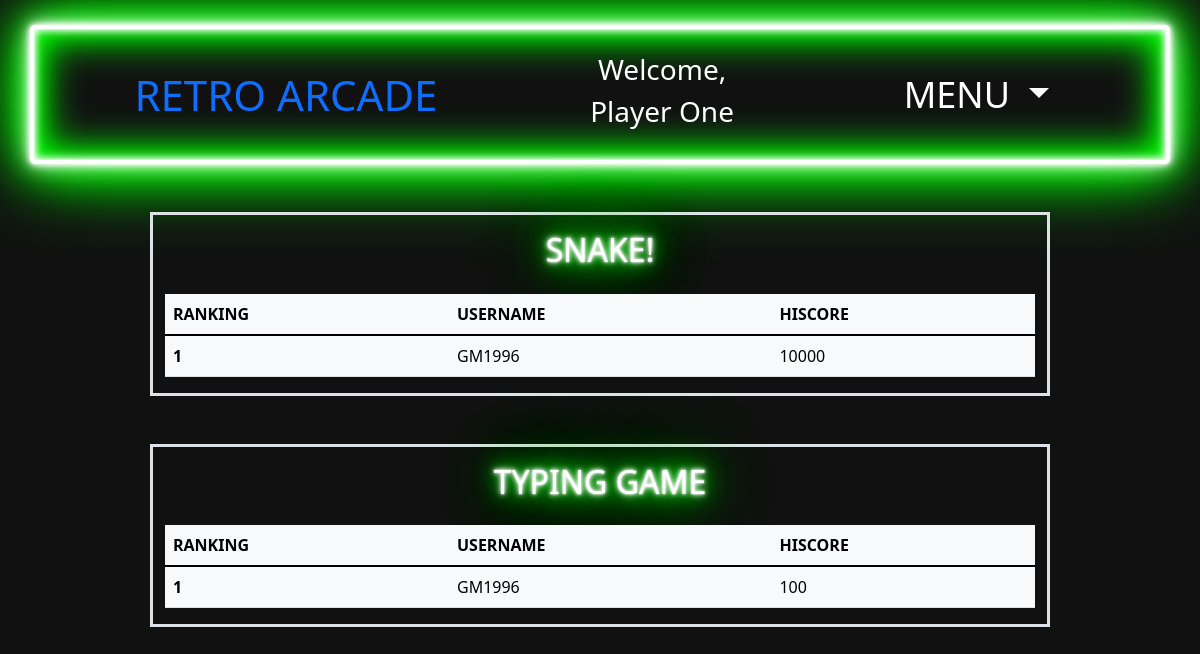
The page /leaderboard on the database as committed earlier.
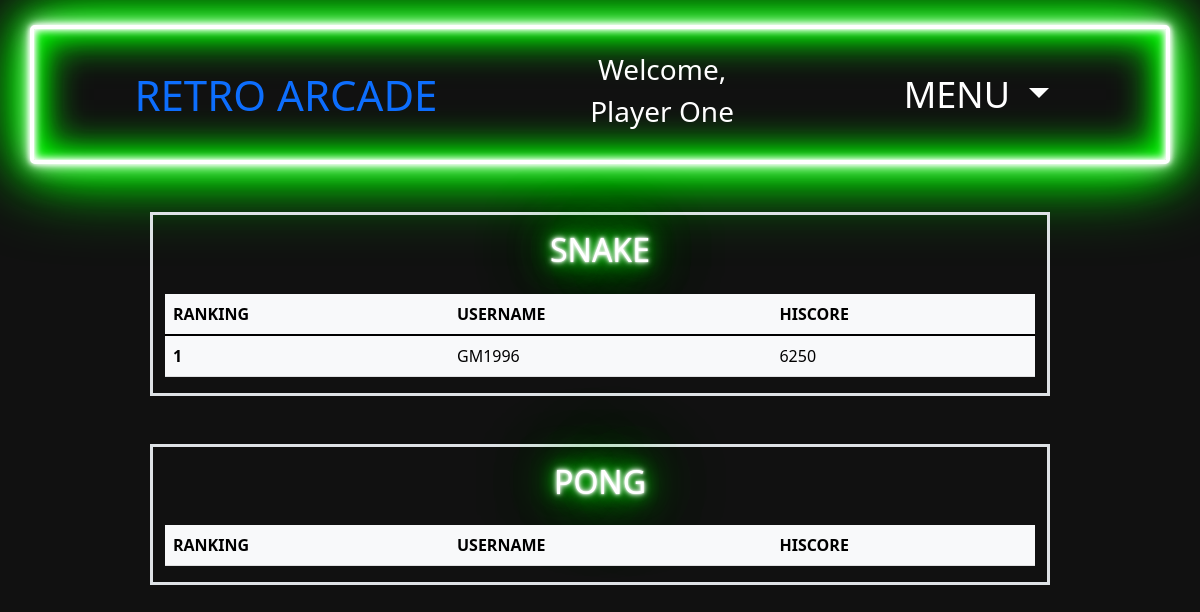
The same page on the database as committed later.
### tables this page shows
CREATE TABLE games(game_id INTEGER PRIMARY KEY, game_name TEXT NOT NULL, description TEXT NOT NULL);

CREATE TABLE hiscores(id INTEGER, game_id INTEGER, hiscore INTEGER,
FOREIGN KEY(id) REFERENCES users(id), FOREIGN KEY(game_id) REFERENCES games(game_id));

CREATE TABLE users(id INTEGER PRIMARY KEY, name TEXT NOT NULL, password TEXT NOT NULL);

### app.py (the view)
@app.route("/leaderboard")
def leaderboard():
    player = name_check(session)
    scores_all = []
    names = []
    names_all = []
    titles = []
    conn = sqlite3.connect("retro_arcade.db")
    cur = conn.cursor()
    cur.execute("SELECT game_id, game_name FROM games")
    games = cur.fetchall()
    for i in range(len(games)):
        j = str(games[i][1])
        k = j.title()
        titles.append(k)
    for i in range(len(games)):
        g = games[i][0]
        cur.execute("SELECT ROW_NUMBER() OVER (ORDER BY hiscore) RowNum, id, hiscore FROM hiscores WHERE game_id = ? LIMIT 10", (g,))
        score = cur.fetchall()
        scores_all.append(score)
        for i in range(len(score)):
            s = score[i][0]
            cur.execute("SELECT name FROM users WHERE id = ?", (s,))
            n = cur.fetchone()
            names.append(n)
        names_all.append(names)
    cur.close()
    return render_template("leaderboard.html", player=player, scores_all=scores_all, names_all=names_all, games=games, titles=titles)

### app.py (called while the page is built)
def name_check(s):
    if "name" in s:
        name = s["name"]
    else:
        name = "Player One"
    return name

### templates/leaderboard.html (shortened to what this page needs)
{% extends "layout.html" %}
{% block body %}
{% for game in games %}
{% set title = titles[loop.index0] %}
{% set names = names_all[loop.index0] %}
{% set scores = scores_all[loop.index0] %}
<div class="container d-flex flex-column align-items-center border border-3 my-5 w-75 pt-3">
<div class="h2 pb-3 glow">{{ title|upper }}</div>
<table class="table table-light">
    <thead>
        <tr>
            <th scope="col">RANKING</th>
            <th scope="col">USERNAME</th>
            <th scope="col">HISCORE</th>
        </tr>
    </thead>
    <tbody class="table-group-divider">
{% for row in scores %}
{% set rank = row[0] %}
{% set user = names[loop.index0][0] %}
{% set score = row[2] %}
        <tr>
            <th scope="row">{{ rank }}</th>
            <td>{{ user }}</td>
            <td>{{ score }}</td>
        </tr>
{% endfor %}
    </tbody>
</table>
</div>
{% endfor %}
{% endblock %}

### templates/layout.html (shortened to what this page needs)
<!DOCTYPE html>
<html id="html" lang="en">
  <head>
    <link href="https://cdn.jsdelivr.net/npm/bootstrap@5.2.3/dist/css/bootstrap.min.css" rel="stylesheet">
</head>
  <body>
    <div class="p-4 d-flex justify-content-around align-items-center Title">
        <div><a href="/" class="text-decoration-none home">RETRO ARCADE</a></div>
        <div class="d-flex flex-column align-items-center">
         <span class="h3"> Welcome,</span>
         <span class="h3">{{ player }}</span>
        </div>
        <div class="dropdown d-inline-flex">
         <button class="menu btn btn-lg dropdown-toggle" type="button" data-bs-toggle="dropdown" aria-expanded="false">
           MENU
         </button>
       </div>
     </div>
    {% block body %}{% endblock %}
    </body>
</html>

Rows that differ between the two databases and show on the page:
removed games: game_name "TYPING GAME"
removed hiscores: id "1", {{ user }} "GM1996", hiscore "100", shown under games "TYPING GAME"
changed games: game_name "SNAKE!" → "SNAKE"
changed hiscores: hiscore "10000" → "6250"
added games: game_name "PONG"
